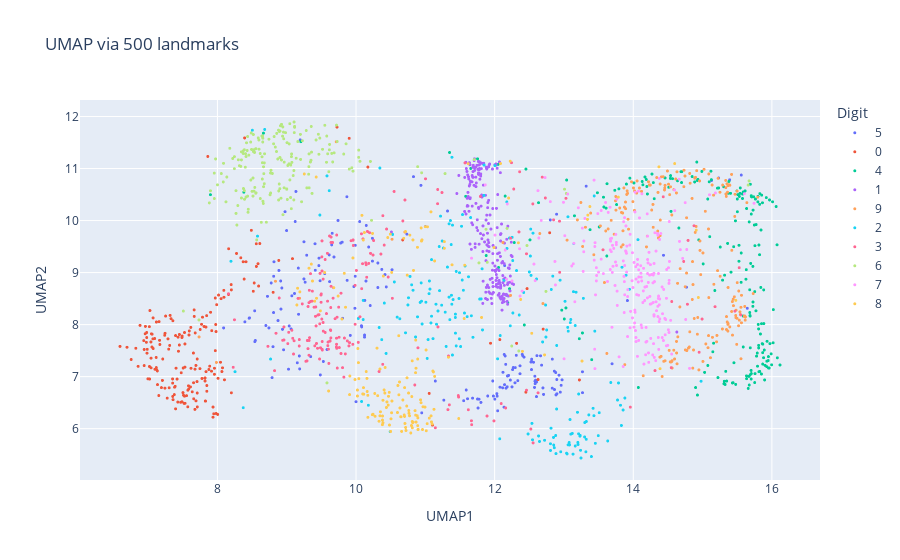

Notebook code cell kept with this figure:
### Code cell
import numpy as np
import umap


# --- ランドマークをサブサンプリング ---
landmark_size = 500
idx_landmarks = np.random.choice(X.shape[0], landmark_size, replace=False)
X_landmarks = X[idx_landmarks]

# --- ランドマークUMAP学習 ---
umap_model = umap.UMAP(n_components=2, random_state=42)
umap_model.fit(X_landmarks)  # ランドマークのみ学習

# --- 全データを射影 ---
X_umap_all = umap_model.transform(X)

# --- 可視化 ---
fig = px.scatter(x=X_umap_all[:, 0], y=X_umap_all[:, 1], color=labels.astype(str),
                 title=f"UMAP via {landmark_size} landmarks",
                 labels={'x': 'UMAP1', 'y': 'UMAP2', 'color': 'Digit'})
fig.update_traces(marker=dict(size=3))
fig.show()

### Figure 1 — Plotly figure (JSON) as saved in the notebook; plotly's stock layout.template omitted (floating-point values rounded to 4 significant figures; data arrays with more than 128 entries replaced by an {"elided": "..."} marker saying what was removed)
{"data": [{"hovertemplate": "Digit=5<br>UMAP1=%{x}<br>UMAP2=%{y}<extra></extra>", "legendgroup": "5", "marker": {"color": "#636efa", "size": 3, "symbol": "circle"}, "mode": "markers", "name": "5", "showlegend": true, "type": "scattergl", "x": {"elided": "180 float values"}, "xaxis": "x", "y": {"elided": "180 float values"}, "yaxis": "y"}, {"hovertemplate": "Digit=0<br>UMAP1=%{x}<br>UMAP2=%{y}<extra></extra>", "legendgroup": "0", "marker": {"color": "#EF553B", "size": 3, "symbol": "circle"}, "mode": "markers", "name": "0", "showlegend": true, "type": "scattergl", "x": {"elided": "191 float values"}, "xaxis": "x", "y": {"elided": "191 float values"}, "yaxis": "y"}, {"hovertemplate": "Digit=4<br>UMAP1=%{x}<br>UMAP2=%{y}<extra></extra>", "legendgroup": "4", "marker": {"color": "#00cc96", "size": 3, "symbol": "circle"}, "mode": "markers", "name": "4", "showlegend": true, "type": "scattergl", "x": {"elided": "214 float values"}, "xaxis": "x", "y": {"elided": "214 float values"}, "yaxis": "y"}, {"hovertemplate": "Digit=1<br>UMAP1=%{x}<br>UMAP2=%{y}<extra></extra>", "legendgroup": "1", "marker": {"color": "#ab63fa", "size": 3, "symbol": "circle"}, "mode": "markers", "name": "1", "showlegend": true, "type": "scattergl", "x": {"elided": "220 float values"}, "xaxis": "x", "y": {"elided": "220 float values"}, "yaxis": "y"}, {"hovertemplate": "Digit=9<br>UMAP1=%{x}<br>UMAP2=%{y}<extra></extra>", "legendgroup": "9", "marker": {"color": "#FFA15A", "size": 3, "symbol": "circle"}, "mode": "markers", "name": "9", "showlegend": true, "type": "scattergl", "x": {"elided": "210 float values"}, "xaxis": "x", "y": {"elided": "210 float values"}, "yaxis": "y"}, {"hovertemplate": "Digit=2<br>UMAP1=%{x}<br>UMAP2=%{y}<extra></extra>", "legendgroup": "2", "marker": {"color": "#19d3f3", "size": 3, "symbol": "circle"}, "mode": "markers", "name": "2", "showlegend": true, "type": "scattergl", "x": {"elided": "198 float values"}, "xaxis": "x", "y": {"elided": "198 float values"}, "yaxis": "y"}, {"hovertemplate": "Digit=3<br>UMAP1=%{x}<br>UMAP2=%{y}<extra></extra>", "legendgroup": "3", "marker": {"color": "#FF6692", "size": 3, "symbol": "circle"}, "mode": "markers", "name": "3", "showlegend": true, "type": "scattergl", "x": {"elided": "191 float values"}, "xaxis": "x", "y": {"elided": "191 float values"}, "yaxis": "y"}, {"hovertemplate": "Digit=6<br>UMAP1=%{x}<br>UMAP2=%{y}<extra></extra>", "legendgroup": "6", "marker": {"color": "#B6E880", "size": 3, "symbol": "circle"}, "mode": "markers", "name": "6", "showlegend": true, "type": "scattergl", "x": {"elided": "200 float values"}, "xaxis": "x", "y": {"elided": "200 float values"}, "yaxis": "y"}, {"hovertemplate": "Digit=7<br>UMAP1=%{x}<br>UMAP2=%{y}<extra></extra>", "legendgroup": "7", "marker": {"color": "#FF97FF", "size": 3, "symbol": "circle"}, "mode": "markers", "name": "7", "showlegend": true, "type": "scattergl", "x": {"elided": "224 float values"}, "xaxis": "x", "y": {"elided": "224 float values"}, "yaxis": "y"}, {"hovertemplate": "Digit=8<br>UMAP1=%{x}<br>UMAP2=%{y}<extra></extra>", "legendgroup": "8", "marker": {"color": "#FECB52", "size": 3, "symbol": "circle"}, "mode": "markers", "name": "8", "showlegend": true, "type": "scattergl", "x": {"elided": "172 float values"}, "xaxis": "x", "y": {"elided": "172 float values"}, "yaxis": "y"}], "layout": {"legend": {"title": {"text": "Digit"}, "tracegroupgap": 0}, "title": {"text": "UMAP via 500 landmarks"}, "xaxis": {"anchor": "y", "domain": [0, 1], "title": {"text": "UMAP1"}}, "yaxis": {"anchor": "x", "domain": [0, 1], "title": {"text": "UMAP2"}}}}
